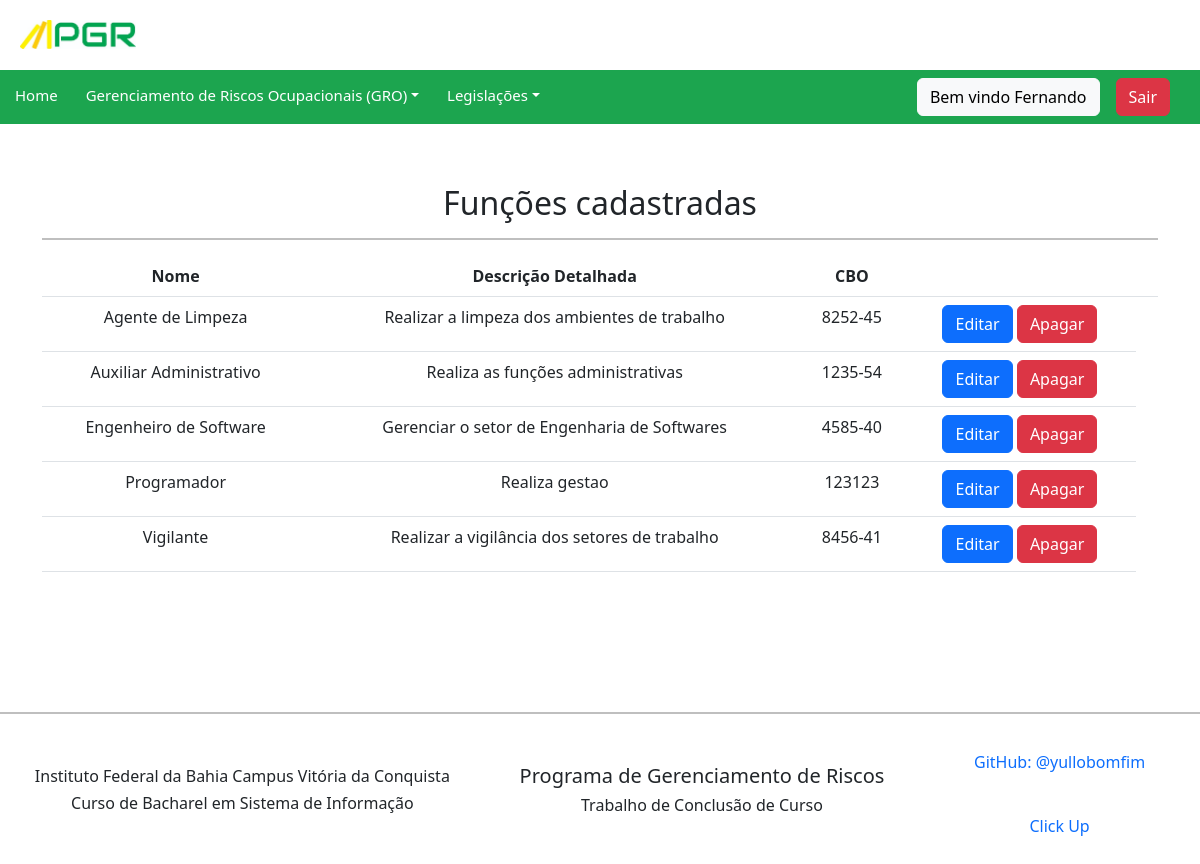
Screenshot of /funcao/ (signed in) with the database file from the repository.
### pgr/models.py (models this page shows, shortened)
class Funcao(models.Model):
    nome = models.CharField(max_length=50)
    descricao_detalhada = models.TextField()
    cbo_funcao = models.CharField(max_length=50)
    class Meta:
        verbose_name = "funcao"
        verbose_name_plural = "funcoes"
        ordering = ['nome']

### pgr/views.py (the view)
# urls.py: path('funcao/', FuncaoListView.as_view(), name='funcao_list'),
class FuncaoListView(LoginRequiredMixin, ListView):
    login_url = reverse_lazy('login')
    model = Funcao
    template_name = 'funcao_list.html'
    context_object_name = 'funcoes'

### pgr/templates/funcao_list.html
{% extends 'base.html' %}
{% load bootstrap %}
{% block content %}
<div class="container">
  <div class="side-logo">
      <div class="table-responsive">
        <h2> Funções cadastradas</h2>
        <hr>
        <table class="table">
          <thead>
            <tr>
              <th>Nome</th>
              <th>Descrição Detalhada</th>
              <th>CBO</th>
              <th></th>
              <th></th>
            </tr>
          </thead>
          <tbody>
            {% for funcao in funcoes %}
              <tr>
                <td>{{ funcao.nome }}</td>
                <td>{{ funcao.descricao_detalhada }}</td>
                <td>{{ funcao.cbo_funcao }}</td>
                <td>
                  <a class="btn btn-primary" href="/funcao/update/{{funcao.id}}/">Editar</a>
                  <a class="btn btn-danger" href="/funcao/delete/{{funcao.id}}/">Apagar</a>
                </td>
                {% empty %}
                <td>Nenhuma Função cadastrada.</td>
              </tr>
            {% endfor %}
          </tbody>
      </table>
  </div>
</div>
</div>
{% endblock %}

### pgr/templates/includes/navbar.html (shortened to what this page needs)
<nav class="navbar navbar-expand-lg navbar-light" style="background-color: #1ca54f;">
    <ul class="navbar-nav nav-text me-auto mb-2 mb-lg-0">
        <li class="nav-item">
            <a class="nav-link" href="{% url 'home'%}" >Home</a>
        </li>
        {% if user.is_authenticated %}
        <li class="nav-item dropdown dmenu">
            <a class="nav-link dropdown-toggle" href="#" id="navbardrop" data-toggle="dropdown">Gerenciamento de Riscos Ocupacionais (GRO)</a>
        </li>
        {% endif %}
        <li class="nav-item">
            <li class="nav-item dropdown dmenu">
            <a class="nav-link dropdown-toggle" href="#" id="navbardrop" data-toggle="dropdown">Legislações</a>
        </li>
    </ul>
        <div class="d-flex gap-3 align-items-center" style="margin-right: 30px">
            {% if user.is_authenticated %}
                <span class="btn btn-light">Bem vindo {{request.user|title}}</span>
                <a class="btn btn-danger" href="{% url 'logout' %}">Sair</a>
            {% endif %}
        </div>
</nav>

### pgr/static/css/pgr.css (style rules this page uses)
.side-logo { text-align: center; margin-top: 60px; }
.navbar-light .navbar-nav .nav-link { display: block; color: #fff; padding-left: 15px; padding-top: 5px; font-size: 15px; margin-right: 5px; text-decoration: none; transition: color 0.3s ease-in-out, background-color 0.3s ease-in-out; }
.container { min-height: inherit; margin: auto; justify-content: center; align-items: center; }
hr { height: 2px; width: 100%; border: 1px solid black; }

### rows the page displays
Funcao: nome "Agente de Limpeza", descricao_detalhada "Realizar a limpeza dos ambientes de trabalho", cbo_funcao "8252-45"
Funcao: nome "Auxiliar Administrativo", descricao_detalhada "Realiza as funções administrativas", cbo_funcao "1235-54"
Funcao: nome "Engenheiro de Software", descricao_detalhada "Gerenciar o setor de Engenharia de Softwares", cbo_funcao "4585-40"
Funcao: nome "Programador", descricao_detalhada "Realiza gestao", cbo_funcao "123123"
Funcao: nome "Vigilante", descricao_detalhada "Realizar a vigilância dos setores de trabalho", cbo_funcao "8456-41"

### other values shown
{{ request.user|title }} "Fernando"
